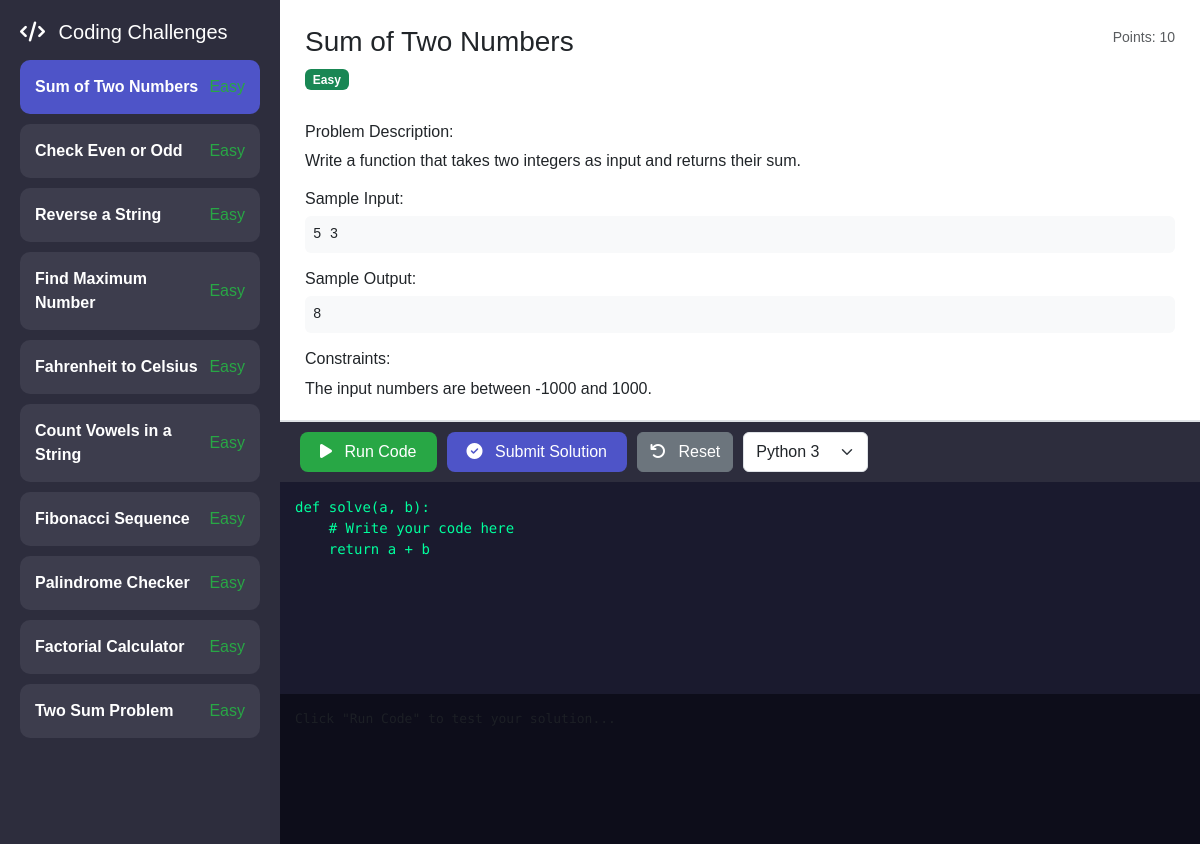
The app's page /assessment/coding.php (signed in) with its own data.
### tables this page shows
CREATE TABLE `coding_challenges` (
  `id` int(11) NOT NULL,
  `title` varchar(200) NOT NULL,
  `description` text NOT NULL,
  `difficulty_level` enum('easy','medium','hard') DEFAULT 'easy',
  `points` int(11) DEFAULT 10,
  `sample_input` text DEFAULT NULL,
  `sample_output` text DEFAULT NULL,
  `constraints` text DEFAULT NULL,
  `starter_code` text DEFAULT NULL,
  `test_cases` longtext DEFAULT NULL CHECK (json_valid(`test_cases`)),
  `created_at` timestamp NOT NULL DEFAULT current_timestamp()
);

### assessment/coding.php (the view, shortened to what this page needs)
<?php
include("../includes/user_auth.php");
$challenge_id = isset($_GET['id']) ? (int)$_GET['id'] : 1;
$stmt = mysqli_prepare($conn, "SELECT * FROM coding_challenges WHERE id = ?");
mysqli_stmt_bind_param($stmt, "i", $challenge_id);
mysqli_stmt_execute($stmt);
$result = mysqli_stmt_get_result($stmt);
$challenge = mysqli_fetch_assoc($result);
$all_challenges = mysqli_query($conn, "SELECT id, title FROM coding_challenges ORDER BY difficulty_level");
?>
<!DOCTYPE html>
<html lang="en">
<head>
    <link href="https://cdn.jsdelivr.net/npm/bootstrap@5.3.0/dist/css/bootstrap.min.css" rel="stylesheet">
    <link rel="stylesheet" href="https://cdnjs.cloudflare.com/ajax/libs/font-awesome/6.5.1/css/all.min.css">
</head>
<body>
<div class="coding-container">
    <div class="sidebar-challenges">
        <h5 class="mb-3"><i class="fas fa-code me-2"></i> Coding Challenges</h5>
        <?php while($item = mysqli_fetch_assoc($all_challenges)): ?>
        <div class="challenge-item <?php echo $item['id'] == $challenge_id ? 'active' : ''; ?>"
             onclick="window.location.href='coding.php?id=<?php echo $item['id']; ?>'">
            <div class="d-flex justify-content-between align-items-center">
                <strong><?php echo htmlspecialchars($item['title']); ?></strong>
                <span class="difficulty-<?php echo $challenge['difficulty_level']; ?>">
                    <?php echo ucfirst($challenge['difficulty_level']); ?>
                </span>
            </div>
        </div>
        <?php endwhile; ?>
    </div>
    <div class="main-content">
        <div class="problem-panel">
            <div class="d-flex justify-content-between align-items-start">
                <div>
                    <h3><?php echo htmlspecialchars($challenge['title']); ?></h3>
                    <span class="badge bg-<?php
                        echo $challenge['difficulty_level'] == 'easy' ? 'success' :
                            ($challenge['difficulty_level'] == 'medium' ? 'warning' : 'danger');
                    ?> mb-3">
                        <?php echo ucfirst($challenge['difficulty_level']); ?>
                    </span>
                </div>
                <div class="text-end">
                    <small class="text-muted">Points: <?php echo $challenge['points']; ?></small>
                </div>
            </div>
            <div class="mt-3">
                <h6>Problem Description:</h6>
                <p><?php echo nl2br(htmlspecialchars($challenge['description'])); ?></p>
            </div>
            <div class="mt-3">
                <h6>Sample Input:</h6>
                <pre class="bg-light p-2 rounded"><?php echo htmlspecialchars($challenge['sample_input']); ?></pre>
            </div>
            <div class="mt-2">
                <h6>Sample Output:</h6>
                <pre class="bg-light p-2 rounded"><?php echo htmlspecialchars($challenge['sample_output']); ?></pre>
            </div>
            <div class="mt-3">
                <h6>Constraints:</h6>
                <p><?php echo nl2br(htmlspecialchars($challenge['constraints'])); ?></p>
            </div>
        </div>
        <div class="editor-panel">
            <div class="toolbar">
                <button class="btn-run" id="runCodeBtn">
                    <i class="fas fa-play me-2"></i> Run Code
                </button>
                <button class="btn-submit" id="submitCodeBtn">
                    <i class="fas fa-check-circle me-2"></i> Submit Solution
                </button>
                <button class="btn btn-secondary" id="resetCodeBtn">
                    <i class="fas fa-undo me-2"></i> Reset
                </button>
                <select id="languageSelect" class="form-select w-auto">
                    <option value="python">Python 3</option>
                </select>
            </div>
            <textarea id="codeEditor" class="code-editor" placeholder="Write your code here..."><?php
echo htmlspecialchars($challenge['starter_code'] ??
'# Write your solution here
def solve():
    # Your code here
    pass
if __name__ == "__main__":
    solve()');
?></textarea>
            <div class="output-panel" id="outputPanel">
                <div class="text-muted">Click "Run Code" to test your solution...</div>
            </div>
        </div>
    </div>
</div>
</body>
</html>

### assessment/coding.php (style rules this page uses)
body { background: #1e1e2e; font-family: 'Poppins', sans-serif; }
.coding-container { display: flex; height: 100vh; }
.sidebar-challenges { width: 280px; background: #2d2d3d; color: white; padding: 20px; overflow-y: auto; }
.challenge-item { background: #3d3d4d; border-radius: 10px; padding: 15px; margin-bottom: 10px; cursor: pointer; transition: all 0.2s; }
.challenge-item:hover, .challenge-item.active { background: #4e54c8; }
.difficulty-easy { color: #28a745; }
.main-content { flex: 1; display: flex; flex-direction: column; }
.problem-panel { background: white; padding: 25px; overflow-y: auto; height: 50%; border-bottom: 2px solid #dee2e6; }
.editor-panel { background: #1a1a2e; height: 50%; display: flex; flex-direction: column; }
.code-editor { flex: 1; background: #1a1a2e; color: #00ff9d; font-family: 'Fira Code', monospace; font-size: 14px; padding: 15px; border: none; resize: none; outline: none; }
.output-panel { background: #0d0d1a; color: #fff; padding: 15px; height: 150px; overflow-y: auto; font-family: 'Fira Code', monospace; font-size: 13px; }
.toolbar { background: #2d2d3d; padding: 10px 20px; display: flex; gap: 10px; }
.btn-run { background: #28a745; border: none; color: white; padding: 8px 20px; border-radius: 8px; }
.btn-submit { background: #4e54c8; border: none; color: white; padding: 8px 20px; border-radius: 8px; }

### records on screen
coding_challenges: title "Sum of Two Numbers", difficulty_level "Easy", points "10", description "Write a function that takes two integers as input and returns their sum.", sample_input "5 3", sample_output "8", constraints "The input numbers are between -1000 and 1000.", starter_code "def solve(a, b): # Write your code here return a + b"
coding_challenges: title "Check Even or Odd"
coding_challenges: title "Reverse a String"
coding_challenges: title "Find Maximum Number"
coding_challenges: title "Fahrenheit to Celsius"
coding_challenges: title "Count Vowels in a String"
coding_challenges: title "Fibonacci Sequence"
coding_challenges: title "Palindrome Checker"
coding_challenges: title "Factorial Calculator"
coding_challenges: title "Two Sum Problem"
